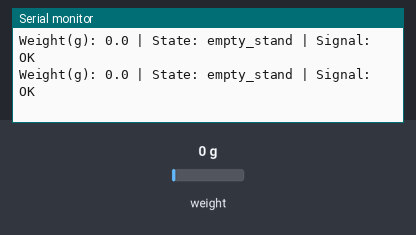
Bench run of a sketch on a simulated ESP32. Parts: the last lines printed to the serial monitor. The test bench sets the inputs (shaded band); at power-on: weight on the scale 0 g. WiFi joins after 1.5 s; servers stay silent unless stated; uploads are accepted with an empty reply; the local clock reads 2024-03-15 10:24:30 at power-on unless the sketch sets it; not simulated (calls return 0 or success): secrets.h.

Above: at 4.2 s.
4.3 s: weight on the scale set to 100 g
At 4.78 s:
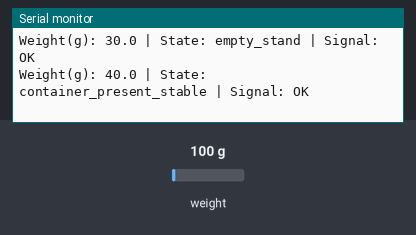
6.4 s: weight on the scale set to 1250 g
At 6.59 s:
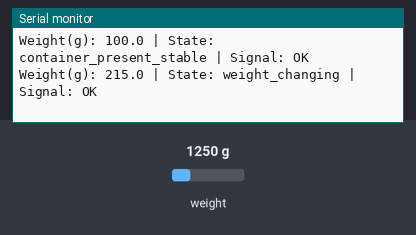
Timing chart, 0 to 9.4 s (numbered marks = the images above; inputs shaded):
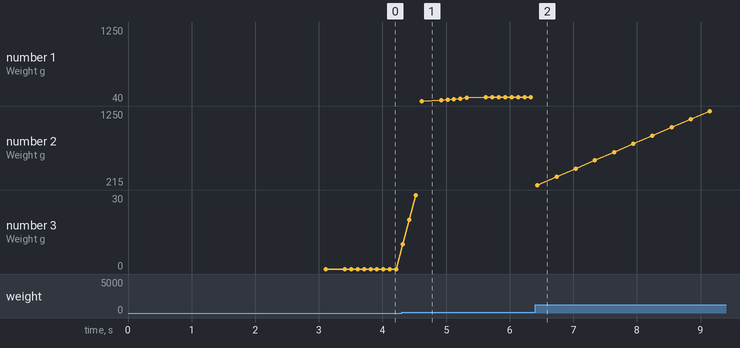

The sketch:

haiku_tea_scale.ino
```cpp
#include <Arduino.h>
#include <WiFi.h>

#include "config.h"
#include "secrets.h"
#include "measurement.h"
#include "wifi_time.h"
#include "backend_client.h"
#include "scale_sensor.h"
#include "buffer_store.h"
#include "state_detector.h"

unsigned long lastSampleMs = 0;
unsigned long lastHeartbeatMs = 0;
unsigned long lastBufferedRecordMs = 0;

float currentWeight = 0.0f;
float lastReportedWeight = 0.0f;
bool hasReportedOnce = false;

void tryFlushBuffer() {
  if (bufferIsEmpty()) return;

  Serial.print("Flushing buffer, count = ");
  Serial.println(bufferCount());

  Measurement m;
  while (!bufferIsEmpty()) {
    if (!bufferPeek(m)) break;

    bool ok = postMeasurement(SERVER_URL, DEVICE_ID, m, true);
    if (!ok) {
      Serial.println("Flush stopped; backend still unavailable.");
      return;
    }
    bufferPop();
    delay(50);
  }

  Serial.println("Buffer flush complete.");
}

Measurement buildMeasurement(float weight, DeviceState state, bool signalOk) {
  Measurement m;
  m.unixTime = isTimeSynced() ? getUnixTimeUtc() : 0;
  m.weight_g = weight;
  m.state = state;
  m.signal_ok = signalOk;
  return m;
}

bool shouldReport(const Measurement& m) {
  unsigned long now = millis();

  if (!hasReportedOnce) return true;

  if (didStateChange()) return true;

  if (fabs(m.weight_g - lastReportedWeight) >= REPORT_DELTA_G) return true;

  if (now - lastHeartbeatMs >= HEARTBEAT_INTERVAL_MS) return true;

  return false;
}

void recordOfflineSnapshot(const Measurement& m) {
  unsigned long now = millis();

  // keep offline recording to 1 Hz max
  if (now - lastBufferedRecordMs < 1000) return;

  lastBufferedRecordMs = now;
  bufferPush(m);

  Serial.print("Buffered sample. Count = ");
  Serial.println(bufferCount());
}

void setup() {
  Serial.begin(115200);
  delay(1000);

  Serial.println("Booting Haiku Tea Scale...");

  bufferInit();
  initStateDetector();

  connectWiFi(WIFI_SSID, WIFI_PASSWORD);
  initTime(NTP_SERVER, GMT_OFFSET_SEC, DAYLIGHT_OFFSET_SEC);

  initScale(LOADCELL_DOUT_PIN, LOADCELL_SCK_PIN, CALIBRATION_FACTOR);

  Serial.println("System ready.");
  Serial.println("IMPORTANT: no auto-tare is performed on boot.");
}

void loop() {
  unsigned long now = millis();

  maintainWiFi(WIFI_SSID, WIFI_PASSWORD);

  if (WiFi.status() == WL_CONNECTED) {
    tryFlushBuffer();
  }

  if (now - lastSampleMs >= SAMPLE_INTERVAL_MS) {
    lastSampleMs = now;

    bool signalOk = scaleSignalReady();
    currentWeight = readFilteredWeight();
    DeviceState state = updateDeviceState(currentWeight, signalOk);

    Serial.print("Weight(g): ");
    Serial.print(currentWeight, 1);
    Serial.print(" | State: ");
    Serial.print(deviceStateToString(state));
    Serial.print(" | Signal: ");
    Serial.println(signalOk ? "OK" : "FAULT");

    Measurement m = buildMeasurement(currentWeight, state, signalOk);

    if (shouldReport(m)) {
      bool ok = postMeasurement(SERVER_URL, DEVICE_ID, m, false);

      if (ok) {
        lastReportedWeight = m.weight_g;
        lastHeartbeatMs = now;
        hasReportedOnce = true;
      } else {
        recordOfflineSnapshot(m);
      }
    } else if (WiFi.status() != WL_CONNECTED) {
      recordOfflineSnapshot(m);
    }
  }
}
```

backend_client.cpp
```cpp
/*
  backend_client.cpp

  Purpose:
  This file sends measurement data from the ESP32 to the backend API.

  Responsibilities:
  - Format measurement data as JSON
  - POST data to the backend
  - Return success/failure so the caller can decide whether to buffer or retry

  Why it matters:
  The ESP32 is the sensing edge device. This file connects that device to the
  backend system where storage, analytics, and prediction logic happen.
*/

#include "backend_client.h"

#include <WiFi.h>
#include <HTTPClient.h>

bool postMeasurement(const char* serverUrl, const char* deviceId, const Measurement& m, bool buffered) {
  if (WiFi.status() != WL_CONNECTED) {
    Serial.println("WiFi not connected, skipping POST");
    return false;
  }

  HTTPClient http;
  http.begin(serverUrl);
  http.addHeader("Content-Type", "application/json");

  String payload = "{";
  payload += "\"device_id\":\"" + String(deviceId) + "\",";
  payload += "\"timestamp\":\"" + String((m.unixTime > 0) ? "" : "") + "\",";
  payload += "\"unix_time\":" + String(m.unixTime) + ",";
  payload += "\"weight_g\":" + String(m.weight_g, 1) + ",";
  payload += "\"state\":\"" + String(deviceStateToString(m.state)) + "\",";
  payload += "\"signal_ok\":" + String(m.signal_ok ? "true" : "false") + ",";
  payload += "\"buffered\":" + String(buffered ? "true" : "false");
  payload += "}";

  int code = http.POST(payload);

  Serial.print("POST -> ");
  Serial.println(code);

  if (code > 0 && code < 300) {
    String response = http.getString();
    Serial.println("POST success");
    if (response.length() > 0) {
      Serial.println(response);
    }
    http.end();
    return true;
  }

  Serial.print("POST failed: ");
  Serial.println(code);
  http.end();
  return false;
}
```

backend_client.h
```cpp
#pragma once

#include <Arduino.h>
#include "measurement.h"

bool postMeasurement(const char* serverUrl, const char* deviceId, const Measurement& m, bool buffered);
```

buffer_store.cpp
```cpp
/*
  buffer_store.cpp

  Purpose:
  This file provides an in-memory ring buffer for measurement data when Wi-Fi
  or the backend is unavailable.

  Responsibilities:
  - Store measurements during outages
  - Hold up to 30 minutes of 1 Hz data
  - Flush oldest-first when connectivity returns

  Why it matters:
  This keeps the system resilient during temporary outages without losing recent data.
*/

#include "buffer_store.h"
#include "config.h"

static Measurement ringBuffer[BUFFER_SIZE];
static int head = 0;
static int tail = 0;
static int count = 0;

void bufferInit() {
  head = 0;
  tail = 0;
  count = 0;
}

bool bufferPush(const Measurement& m) {
  if (count == BUFFER_SIZE) {
    // overwrite oldest
    tail = (tail + 1) % BUFFER_SIZE;
    count--;
  }

  ringBuffer[head] = m;
  head = (head + 1) % BUFFER_SIZE;
  count++;
  return true;
}

bool bufferPeek(Measurement& m) {
  if (count == 0) return false;
  m = ringBuffer[tail];
  return true;
}

bool bufferPop() {
  if (count == 0) return false;
  tail = (tail + 1) % BUFFER_SIZE;
  count--;
  return true;
}

bool bufferIsEmpty() {
  return count == 0;
}

int bufferCount() {
  return count;
}
```

buffer_store.h
```cpp
#pragma once

#include "measurement.h"

void bufferInit();
bool bufferPush(const Measurement& m);
bool bufferPeek(Measurement& m);
bool bufferPop();
bool bufferIsEmpty();
int bufferCount();
```

measurement.h
```cpp
#pragma once

#include <Arduino.h>

enum DeviceState : uint8_t {
  STATE_EMPTY_STAND = 0,
  STATE_CONTAINER_PRESENT_STABLE = 1,
  STATE_WEIGHT_CHANGING = 2,
  STATE_CONTAINER_REMOVED = 3,
  STATE_SENSOR_FAULT = 4
};

struct Measurement {
  uint32_t unixTime;
  float weight_g;
  DeviceState state;
  bool signal_ok;
};

inline const char* deviceStateToString(DeviceState state) {
  switch (state) {
    case STATE_EMPTY_STAND: return "empty_stand";
    case STATE_CONTAINER_PRESENT_STABLE: return "container_present_stable";
    case STATE_WEIGHT_CHANGING: return "weight_changing";
    case STATE_CONTAINER_REMOVED: return "container_removed";
    case STATE_SENSOR_FAULT: return "sensor_fault";
    default: return "unknown";
  }
}
```

scale_sensor.cpp
```cpp
/*
  scale_sensor.cpp

  Purpose:
  This file interfaces with the HX711 and load cells to produce stable weight readings.

  Responsibilities:
  - Initialize the HX711
  - Apply the calibration factor
  - Read raw weight values
  - Smooth readings using a 10-sample moving average
  - Return the latest stable filtered weight

  Why it matters:
  This is the sensing layer of the project. The quality of this signal directly
  affects backend predictions and alert quality.
*/

#include "scale_sensor.h"

#include <Arduino.h>
#include "HX711.h"
#include "config.h"

static HX711 scale;
static float weightBuffer[MOVING_AVG_WINDOW] = {0};
static int bufferIndex = 0;
static bool bufferFilled = false;
static float lastWeight = 0.0f;

void initScale(int doutPin, int sckPin, float calibrationFactor) {
  scale.begin(doutPin, sckPin);
  scale.set_scale(calibrationFactor);

  delay(500);
  Serial.println("Scale initialized. No auto-tare performed.");
}

bool scaleSignalReady() {
  return scale.is_ready();
}

float readFilteredWeight() {
  if (!scale.is_ready()) {
    return lastWeight;
  }

  float w = scale.get_units(1);

  if (isnan(w) || isinf(w)) {
    return lastWeight;
  }

  if (fabs(w) < ZERO_CLAMP_THRESHOLD_G) {
    w = 0.0f;
  }

  weightBuffer[bufferIndex] = w;
  bufferIndex = (bufferIndex + 1) % MOVING_AVG_WINDOW;
  if (bufferIndex == 0) bufferFilled = true;

  int count = bufferFilled ? MOVING_AVG_WINDOW : bufferIndex;
  if (count <= 0) {
    lastWeight = w;
    return w;
  }

  float sum = 0.0f;
  for (int i = 0; i < count; i++) {
    sum += weightBuffer[i];
  }

  lastWeight = sum / count;

  if (fabs(lastWeight) < ZERO_CLAMP_THRESHOLD_G) {
    lastWeight = 0.0f;
  }

  return lastWeight;
}

float getLastWeight() {
  return lastWeight;
}
```

scale_sensor.h
```cpp
#pragma once

void initScale(int doutPin, int sckPin, float calibrationFactor);
bool scaleSignalReady();
float readFilteredWeight();
float getLastWeight();
```

state_detector.cpp
```cpp
/*
  state_detector.cpp

  Purpose:
  This file converts filtered weight readings into simple device states.

  Responsibilities:
  - Detect whether the stand is empty
  - Detect whether a container is present and stable
  - Detect changing/unstable weight
  - Detect container removal
  - Detect sensor fault

  Why it matters:
  Sending only raw weight is not enough. State information helps the backend
  understand what physically happened at the stand.
*/

#include "state_detector.h"

#include <Arduino.h>
#include "config.h"

static DeviceState currentState = STATE_EMPTY_STAND;
static DeviceState previousState = STATE_EMPTY_STAND;
static bool stateChanged = false;

static float lastWeight = 0.0f;
static unsigned long lastMotionMs = 0;
static bool stableNow = false;
static bool hadContainer = false;

void initStateDetector() {
  currentState = STATE_EMPTY_STAND;
  previousState = STATE_EMPTY_STAND;
  stateChanged = false;
  lastWeight = 0.0f;
  lastMotionMs = millis();
  stableNow = false;
  hadContainer = false;
}

DeviceState updateDeviceState(float weight_g, bool signal_ok) {
  unsigned long now = millis();
  stateChanged = false;

  if (!signal_ok) {
    previousState = currentState;
    currentState = STATE_SENSOR_FAULT;
    stateChanged = (currentState != previousState);
    return currentState;
  }

  float delta = fabs(weight_g - lastWeight);

  if (delta > STABLE_DELTA_G) {
    lastMotionMs = now;
    stableNow = false;
  } else if (now - lastMotionMs >= STABLE_TIME_MS) {
    stableNow = true;
  }

  DeviceState nextState = currentState;

  if (weight_g <= EMPTY_STAND_THRESHOLD_G) {
    if (hadContainer) {
      nextState = STATE_CONTAINER_REMOVED;
      hadContainer = false;
    } else {
      nextState = STATE_EMPTY_STAND;
    }
  } else if (!stableNow) {
    nextState = STATE_WEIGHT_CHANGING;
    if (weight_g >= CONTAINER_PRESENT_THRESHOLD_G) {
      hadContainer = true;
    }
  } else {
    nextState = STATE_CONTAINER_PRESENT_STABLE;
    if (weight_g >= CONTAINER_PRESENT_THRESHOLD_G) {
      hadContainer = true;
    }
  }

  previousState = currentState;
  currentState = nextState;
  stateChanged = (currentState != previousState);

  lastWeight = weight_g;
  return currentState;
}

DeviceState getCurrentState() {
  return currentState;
}

bool didStateChange() {
  return stateChanged;
}

bool isWeightStable() {
  return stableNow;
}
```

state_detector.h
```cpp
#pragma once

#include "measurement.h"

void initStateDetector();
DeviceState updateDeviceState(float weight_g, bool signal_ok);
DeviceState getCurrentState();
bool didStateChange();
bool isWeightStable();
```

wifi_time.cpp
```cpp
/*
  wifi_time.cpp

  Purpose:
  This file manages Wi-Fi connectivity and UTC time synchronization.

  Responsibilities:
  - Connect the ESP32 to Wi-Fi
  - Reconnect automatically if Wi-Fi drops
  - Sync time using NTP
  - Provide Unix time and ISO 8601 UTC timestamps for measurements
*/

#include "wifi_time.h"

#include <WiFi.h>
#include "time.h"

static bool g_timeSynced = false;

void connectWiFi(const char* ssid, const char* password) {
  WiFi.mode(WIFI_STA);
  WiFi.begin(ssid, password);

  Serial.print("Connecting to WiFi");

  unsigned long start = millis();
  const unsigned long timeout = 10000; // 10 seconds

  while (WiFi.status() != WL_CONNECTED && millis() - start < timeout) {
    delay(500);
    Serial.print(".");
  }

  Serial.println();

  if (WiFi.status() == WL_CONNECTED) {
    Serial.print("Connected. IP: ");
    Serial.println(WiFi.localIP());
  } else {
    Serial.println("WiFi connection failed. Continuing without WiFi.");
  }
}

void maintainWiFi(const char* ssid, const char* password) {
  if (WiFi.status() == WL_CONNECTED) return;

  Serial.println("WiFi disconnected. Reconnecting...");
  WiFi.disconnect();
  WiFi.begin(ssid, password);

  unsigned long start = millis();
  while (WiFi.status() != WL_CONNECTED && millis() - start < 10000) {
    delay(250);
    Serial.print(".");
  }
  Serial.println();

  if (WiFi.status() == WL_CONNECTED) {
    Serial.print("Reconnected. IP: ");
    Serial.println(WiFi.localIP());
  } else {
    Serial.println("Reconnect attempt timed out.");
  }
}

void initTime(const char* ntpServer, long gmtOffsetSec, int daylightOffsetSec) {
  configTime(gmtOffsetSec, daylightOffsetSec, ntpServer);

  Serial.print("Syncing time");
  struct tm timeinfo;
  unsigned long start = millis();

  while (!getLocalTime(&timeinfo) && millis() - start < 15000) {
    Serial.print(".");
    delay(500);
  }

  Serial.println();

  g_timeSynced = getLocalTime(&timeinfo);
  if (g_timeSynced) {
    Serial.println("Time synced.");
  } else {
    Serial.println("Time sync failed. Will continue and retry later.");
  }
}

bool isTimeSynced() {
  struct tm timeinfo;
  g_timeSynced = getLocalTime(&timeinfo);
  return g_timeSynced;
}

uint32_t getUnixTimeUtc() {
  time_t now;
  time(&now);
  return static_cast<uint32_t>(now);
}

String getIsoTimestampUtc() {
  time_t now;
  time(&now);

  struct tm timeinfo;
  gmtime_r(&now, &timeinfo);

  char buf[30];
  strftime(buf, sizeof(buf), "%Y-%m-%dT%H:%M:%SZ", &timeinfo);
  return String(buf);
}
```

wifi_time.h
```cpp
#pragma once

#include <Arduino.h>

void connectWiFi(const char* ssid, const char* password);
void maintainWiFi(const char* ssid, const char* password);

void initTime(const char* ntpServer, long gmtOffsetSec, int daylightOffsetSec);
bool isTimeSynced();
uint32_t getUnixTimeUtc();
String getIsoTimestampUtc();
```

config.h
```cpp
#pragma once

// ===== Device identity =====
constexpr const char* DEVICE_ID = "tea-stand-01";

// ===== HX711 pins =====
constexpr int LOADCELL_DOUT_PIN = 16;
constexpr int LOADCELL_SCK_PIN  = 4;

// ===== Calibration =====
// Replace with your final calibrated value for your real container setup.
constexpr float CALIBRATION_FACTOR = -35.8f;

// ===== Sampling / filtering =====
constexpr unsigned long SAMPLE_INTERVAL_MS = 100;   // 10 Hz
constexpr int MOVING_AVG_WINDOW = 10;

// ===== Reporting =====
constexpr unsigned long HEARTBEAT_INTERVAL_MS = 60000;   // 60 sec
constexpr float REPORT_DELTA_G = 50.0f;                  // send if weight changes by >= 50g

// ===== Stability / state thresholds =====
constexpr float ZERO_CLAMP_THRESHOLD_G = 5.0f;           // clamp tiny near-zero noise
constexpr float EMPTY_STAND_THRESHOLD_G = 30.0f;         // treat below this as empty stand
constexpr float CONTAINER_PRESENT_THRESHOLD_G = 100.0f;  // above this means container likely present
constexpr float STABLE_DELTA_G = 10.0f;                  // max change to still consider stable
constexpr unsigned long STABLE_TIME_MS = 1500;           // must remain stable this long

// ===== Time / NTP =====
constexpr const char* NTP_SERVER = "pool.ntp.org";
constexpr long GMT_OFFSET_SEC = 0;
constexpr int DAYLIGHT_OFFSET_SEC = 0;

// ===== Offline buffer =====
// 30 minutes at 1 sample/sec = 1800 entries
constexpr int BUFFER_SIZE = 1800;
```

Measured:
- after the input at 4.3 s, the serial monitor: prints a new line at once (image 1)
- after the input at 6.4 s, the serial monitor: prints a new line at once (image 2)
- plotted number 1: 100 → 1250 after the input at 6.4 s
- plotted number 3: 0 → 30 after the input at 4.3 s
